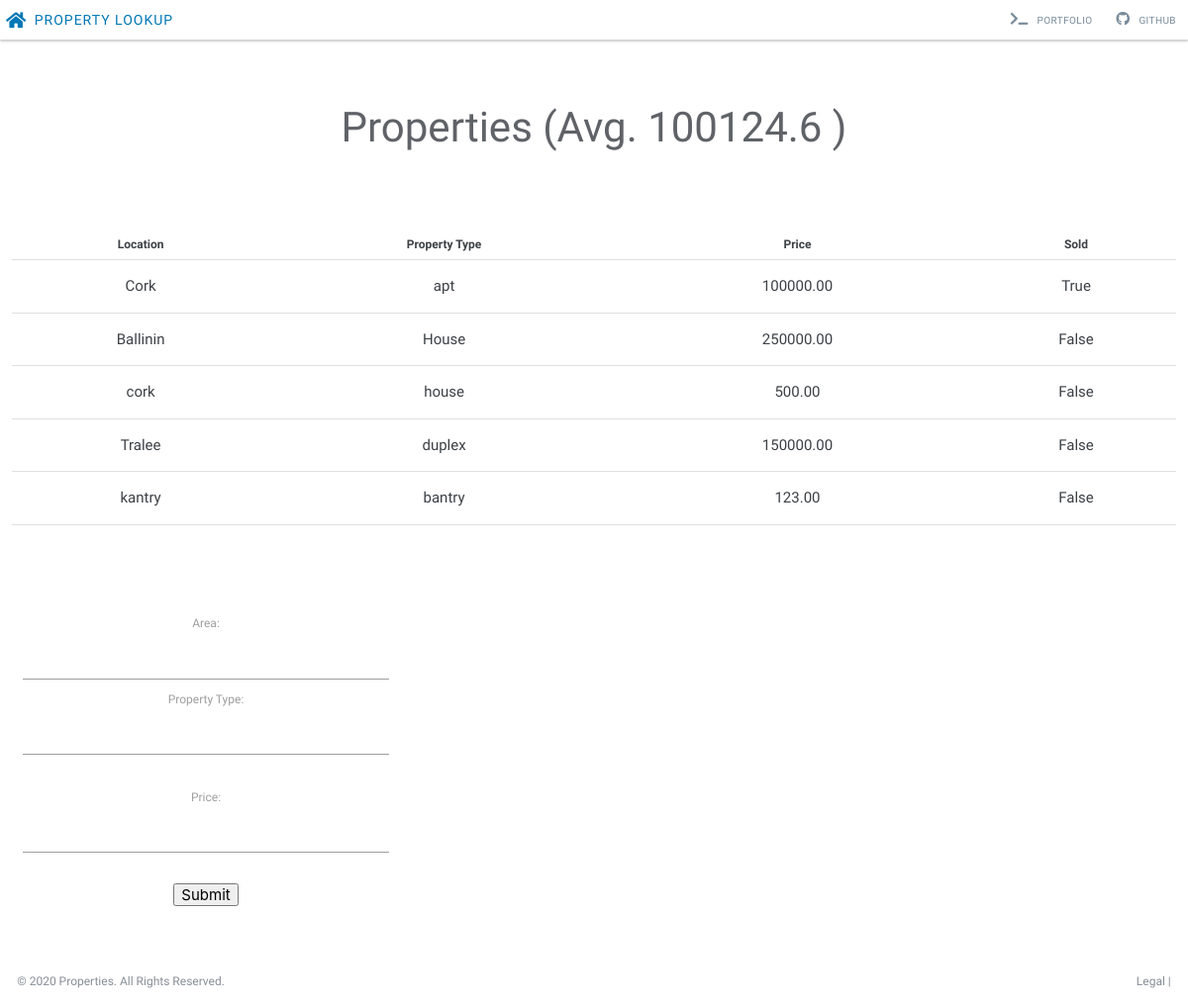
The app's page /dashboard/main with its own data.
### dashboard/models.py (models this page shows, shortened)
class PropertyModel(models.Model):
    area=models.CharField(max_length=254)
    property_type=models.CharField(max_length=254)
    bedrooms=models.IntegerField(default=1)
    bathrooms = models.IntegerField(default=1)
    price=models.DecimalField(max_digits=8,decimal_places=2)
    sold=models.BooleanField(default=False)

### dashboard/views.py (the view)
# urls.py: path('main', dashboard, name="dashboard"),
def dashboard(request):
    properties=models.PropertyModel.objects.values_list("area","property_type","price", "sold")
    dataset=pd.DataFrame(list(properties), columns=["area","property_type","price", "sold"])
    avg=dataset["price"].mean()
    properties=dataset.to_dict("records")
    if request.method == 'POST':
        form_area = request.POST['area']
        form_property_type = request.POST['property_type']
        form_price = request.POST['price']
        models.PropertyModel.objects.create(area=form_area, property_type=form_property_type, price=form_price)
        return redirect(reverse("dashboard"))
    return render(request,"dashboard.html", {'properties': properties, "avg": avg} )

### dashboard/templates/dashboard.html (shortened to what this page needs)
{% extends "base.html" %} {% load staticfiles %}
{% block content %}
<div id="page-index">
  <div class="dashboard-cards">
    <div class="row row-search">
      <h4> Properties (Avg. {{avg}} )</h4>
    </div>
    <div class="row">
      <table>
        <tr>
          <th>Location</th>
          <th>Property Type</th>
          <th>Price</th>
          <th>Sold</th>
        </tr>
        {% for xxx in properties %}
        <tr>
          <td class="center">{{ xxx.area }}</td>
          <td class="center">{{ xxx.property_type}}</td>
          <td class="center">{{xxx.price }}</td>
          <td class="center">{{xxx.sold }}</td>
        </tr>
        {% endfor %}
      </table>
    </div>
    <br><br><br>
    <div class="row">
      <div class="col s4">
         <form action="{% url 'dashboard' %}" method="POST">
          <label >Area:</label><br>
          <input type="text" name="area" value="" required ><br>
          <label >Property Type:</label><br>
          <input type="text"  name="property_type" value="" required ><br><br>
          <label >Price:</label><br>
          <input type="number"  min="0"   name="price" value="" required ><br><br>
          <input type="submit" value="Submit">
        </form>
      </div>
    </div>
  </div>
</div>
{% endblock %}

### templates/base.html (shortened to what this page needs)
<!DOCTYPE html>
{% load staticfiles %}
<html>
<head>
  <link rel="stylesheet" href="https://cdnjs.cloudflare.com/ajax/libs/materialize/1.0.0/css/materialize.min.css">
  <link rel="stylesheet" href="https://use.fontawesome.com/releases/v5.4.2/css/all.css"
>
  <link href="{% static 'css/custom-styles.css' %}" rel="stylesheet"/>
  <link href="{% static 'css/navbar.css' %}" rel="stylesheet"/>
  <link href="{% static 'css/data.css' %}" rel="stylesheet"/>
</head>
<body>
<div id="wrapper">
  {% block navbar %}
    <nav class="navbar navbar-default top-navbar" role="navigation">
    <div class="navbar-header">
      <a class="navbar-brand" href="{% url 'dashboard' %}">
        <i class="fas fa-home"></i><strong> Property Lookup</strong>
      </a>
    </div>
    <ul class="nav navbar-top-links navbar-right">
      <li><a class="nav-link" target="_blank" href="https://github.com/LukaszMalucha/">
        <i class="fas fa-terminal"></i> Portfolio </a></li>
      <li><a class="nav-link" target="_blank" href="https://github.com/LukaszMalucha/">
        <i class="fab fa-github"></i> Github </a></li>
    </ul>
  </nav>
{% endblock %}
  {% block content %}
  {% endblock %}
  <div class="footer">
    <div class="row plain-element">
      <div class="col s8 m6 footer-left left-align">
        <p><a target="_blank" href="https://www.johnsoncontrols.com">© 2020 Properties. All Rights Reserved.</a>
        </p>
      </div>
      <div class="col s4 m6 footer-right right-align"><p><a target="_blank" href="https://www.johnsoncontrols.com/legal/terms">Legal</a> |
        </p>
      </div>
    </div>
  </div>
</div>
</body>
</html>

### static/css/custom-styles.css (style rules this page uses)
body { font-family: 'Source Sans Pro', sans-serif; position: relative; margin: 0; padding-bottom: 0; background-color: #fff; }
html { height: 100%; box-sizing: border-box; overflow-y: scroll; color: #3c4146; }
#page-index { width: 100%; display: block; overflow: auto; position: relative; top: 56px; }
.plain-element { margin: 0px !important; padding: 0px !important; }
.row-search { margin: 50px 0px; }
.row-search h4 { font-size: 42px; color: #5f6368; margin-bottom: 30px; }
.dashboard-cards { border: none; text-align: center; box-shadow: none; width: 72%; margin: auto; padding-bottom: 80px; min-height: 700px; display: block; overflow: auto; }
.footer { position: fixed; bottom: 0; width: 100%; padding-left: 9.5%; padding-right: 10.5%; text-align: center; background-color: transparent; }
.footer-right p { float: right !important; }
.footer-left p { float: left !important; }
.footer p { margin: 0; font-size: 12px; color: #868e96; padding: 15px 0px; text-align: center; }
.footer a { color: #868e96; }
@media (max-width:1700px) { .footer { padding-left: 0.5%; padding-right: 0.5%; } }

### static/css/navbar.css (style rules this page uses)
.navbar { border-radius: 0px; }
.navbar-header a { font-size: 14px; letter-spacing: 1px; line-height: 40px; margin-top: 0px; font-weight: 400; display: block; color: #0077b5; }
.top-navbar { position: fixed; top: 0px; width: 100%; z-index: 300; border: none; height: 40px; min-height: 40px; padding-left: 0.5%; padding-right: 4.6%; padding-top: 0px; padding-bottom: 0px; margin-bottom: 0px; box-shadow: 0 2px 2px rgba(0, 0, 0, 0.2); background-color: #fff; border: none; }
.navbar-brand .material-icons, .navbar-brand .fab, .navbar-brand .fas { position: relative; top: 1.5px; font-size: 18px; margin-right: 3px; color: #0077b5; }
.top-navbar .navbar-brand { margin: 0px; height: 40px; float: left; text-align: left; padding: 0px; font-weight: 500; color: #0077b5; background: transparent; text-transform: uppercase; }
.navbar-header { width: 240px; margin-left: 0px; float: left; }
nav ul a { font-size: 10px; letter-spacing: 0.4px; color: #798b9a; text-transform: uppercase; }
.nav-link { height: 100% !important; margin: 12px 0px 12px 24px; padding: 0px; }
.nav i, .nav i.material-icons { height: 14px; font-size: 14px; margin-right: 6px; }
.top-navbar .navbar-right { width: auto; height: 40px; margin: 0px; line-height: 1; padding: 0px; color: #798b9a; float: right !important; }
@media (max-width:1700px) { .top-navbar { padding-left: 0.5%; padding-right: 3%; } }
@media (max-width:1700px) { .navbar-header { width: 30%; } }
@media (max-width:1200px) { .top-navbar { padding-right: 1%; } }

### static/css/data.css (style rules this page uses)
.dashboard-cards { border: none; text-align: center; box-shadow: none; width: 80%; margin: auto; padding-bottom: 80px; min-height: 700px; display: block; overflow: auto; }
.dataframe td ,th { text-align: center; padding: 6px 2px; font-size: 12px; }
@media (max-width:1700px) { .dashboard-cards { width: 98%; } }

### records on screen
PropertyModel: area "Cork", property_type "apt", price "100000.00", sold "True"
PropertyModel: area "Ballinin", property_type "House", price "250000.00", sold "False"
PropertyModel: area "cork", property_type "house", price "500.00", sold "False"
PropertyModel: area "Tralee", property_type "duplex", price "150000.00", sold "False"
PropertyModel: area "kantry", property_type "bantry", price "123.00", sold "False"

### other values on screen
{{ avg }} "100124.6"
